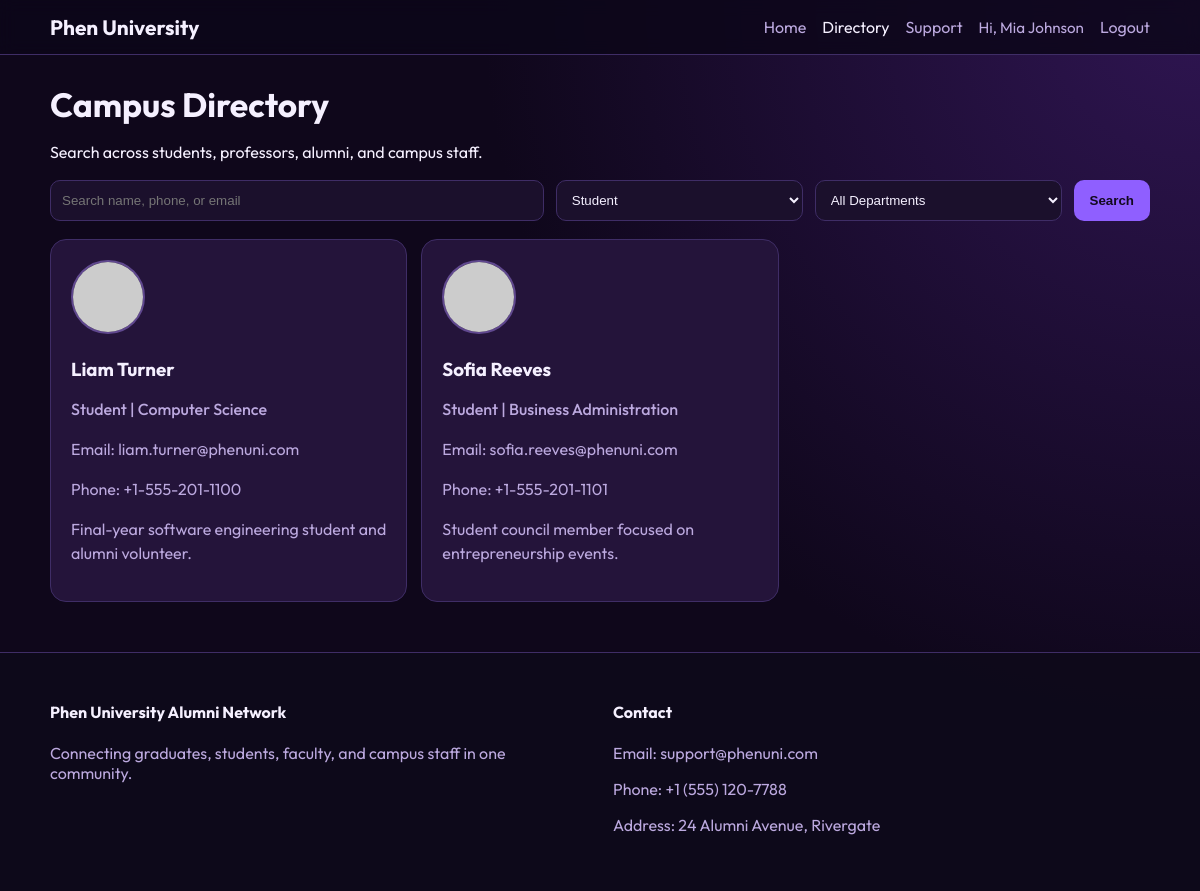
The page /directory.php?role=student (signed in) on the database its author committed.
### tables this page shows
CREATE TABLE campus_people (
    id INT AUTO_INCREMENT PRIMARY KEY,
    full_name VARCHAR(120) NOT NULL,
    role ENUM('student', 'professor', 'staff', 'alumni') NOT NULL,
    department VARCHAR(100) NOT NULL,
    email VARCHAR(120) NOT NULL,
    phone VARCHAR(30) NOT NULL,
    profile_image VARCHAR(255) DEFAULT 'https://via.placeholder.com/120x120.png?text=Profile',
    bio TEXT,
    created_at TIMESTAMP DEFAULT CURRENT_TIMESTAMP
);

### includes/auth.php (called while the page is built, shortened)
<?php
function e(string $value): string
{
    return htmlspecialchars($value, ENT_QUOTES, "UTF-8");
}

### directory.php (the view, shortened to what this page needs)
<?php
require_once __DIR__ . "/includes/auth.php";
$q = trim($_GET["q"] ?? "");
$role = trim($_GET["role"] ?? "");
$departments = [];
$people = [];
try {
    $db = getDB();
    $deptResult = $db->query("SELECT DISTINCT department FROM campus_people ORDER BY department ASC");
    while ($deptResult && ($row = $deptResult->fetch_assoc())) {
        $departments[] = $row;
    }
    $where = [];
    if ($role !== "") {
        $roleEsc = $db->real_escape_string($role);
        $where[] = "role = '{$roleEsc}'";
    }
    $sql = "SELECT full_name, role, department, email, phone, profile_image, bio FROM campus_people";
    if ($where) {
        $sql .= " WHERE " . implode(" AND ", $where);
    }
    $sql .= " ORDER BY full_name ASC";
    $peopleResult = $db->query($sql);
    while ($peopleResult && ($row = $peopleResult->fetch_assoc())) {
        $people[] = $row;
    }
} catch (Throwable $e) {
    $directoryError = $e->getMessage();
}
require_once __DIR__ . "/includes/header.php";
?>
<section>
    <h1>Campus Directory</h1>
    <p>Search across students, professors, alumni, and campus staff.</p>
    <form class="directory-form" method="get">
        <input type="text" name="q" id="liveSearch" placeholder="Search name, phone, or email" value="<?= e($q) ?>">
        <select name="role" id="liveRole">
            <option value="student" <?= $role === "student" ? "selected" : "" ?>>Student</option>
        </select>
        <select name="department">
            <option value="">All Departments</option>
        </select>
        <button class="btn btn-primary" type="submit">Search</button>
    </form>
    <div class="directory-grid" id="directoryGrid">
        <?php foreach ($people as $person): ?>
            <article
                class="person-card"
                data-role="<?= e($person["role"]) ?>"
                data-name="<?= e(strtolower($person["full_name"])) ?>"
                data-email="<?= e(strtolower($person["email"])) ?>"
                data-phone="<?= e(strtolower($person["phone"])) ?>"
            >
                <img src="<?= e($person["profile_image"] ?: "https://via.placeholder.com/120x120.png?text=Profile") ?>" alt="<?= e($person["full_name"]) ?> profile picture">
                <h3><?= e($person["full_name"]) ?></h3>
                <p class="badge"><?= e(ucfirst($person["role"])) ?> | <?= e($person["department"]) ?></p>
                <p>Email: <?= e($person["email"]) ?></p>
                <p>Phone: <?= e($person["phone"]) ?></p>
                <p><?= e($person["bio"]) ?></p>
            </article>
        <?php endforeach; ?>
    </div>
</section>
<?php require_once __DIR__ . "/includes/footer.php"; ?>

### assets/css/style.css (style rules this page uses)
:root { --bg: #0f071b; --bg-soft: #1b102c; --card: #24143a; --text: #f5f0ff; --muted: #bca9df; --primary: #8f5fff; --primary-strong: #a97dff; --border: #3f2d66; }
* { box-sizing: border-box; }
body { margin: 0; font-family: "Outfit", sans-serif; background: radial-gradient(circle at top right, #2f1552 0%, var(--bg) 48%); color: var(--text); min-height: 100vh; }
h1 { margin: 0 0 14px; font-size: clamp(1.6rem, 2.8vw, 2.8rem); }
.btn { display: inline-block; border: 0; border-radius: 10px; padding: 11px 16px; font-weight: 600; cursor: pointer; }
.btn-primary { background: var(--primary); color: #12091f; }
.feature-card, .auth-box, .support-card, .person-card { background: var(--card); border: 1px solid var(--border); border-radius: 16px; padding: 20px; }
.feature-card p, .small-note, .support-page p, .person-card p { color: var(--muted); line-height: 1.5; }
input, select { width: 100%; background: var(--bg-soft); border: 1px solid var(--border); color: var(--text); border-radius: 10px; padding: 11px; }
.directory-form { display: grid; grid-template-columns: 2fr 1fr 1fr auto; gap: 12px; margin: 18px 0; }
.directory-grid { display: grid; grid-template-columns: repeat(3, 1fr); gap: 14px; }
.person-card img { width: 74px; height: 74px; border-radius: 999px; object-fit: cover; border: 2px solid #60488f; }
.person-card h3 { margin-bottom: 8px; }
.badge { color: #ddcbff; font-weight: 500; }

### rows shown on the page
campus_people: full_name "Liam Turner", role "Student", department "Computer Science", email "liam.turner@phenuni.com", phone "+1-555-201-1100", bio "Final-year software engineering student and alumni volunteer."
campus_people: full_name "Sofia Reeves", role "Student", department "Business Administration", email "sofia.reeves@phenuni.com", phone "+1-555-201-1101", bio "Student council member focused on entrepreneurship events."

### other values the page prints
currentUserName() "Mia Johnson"
